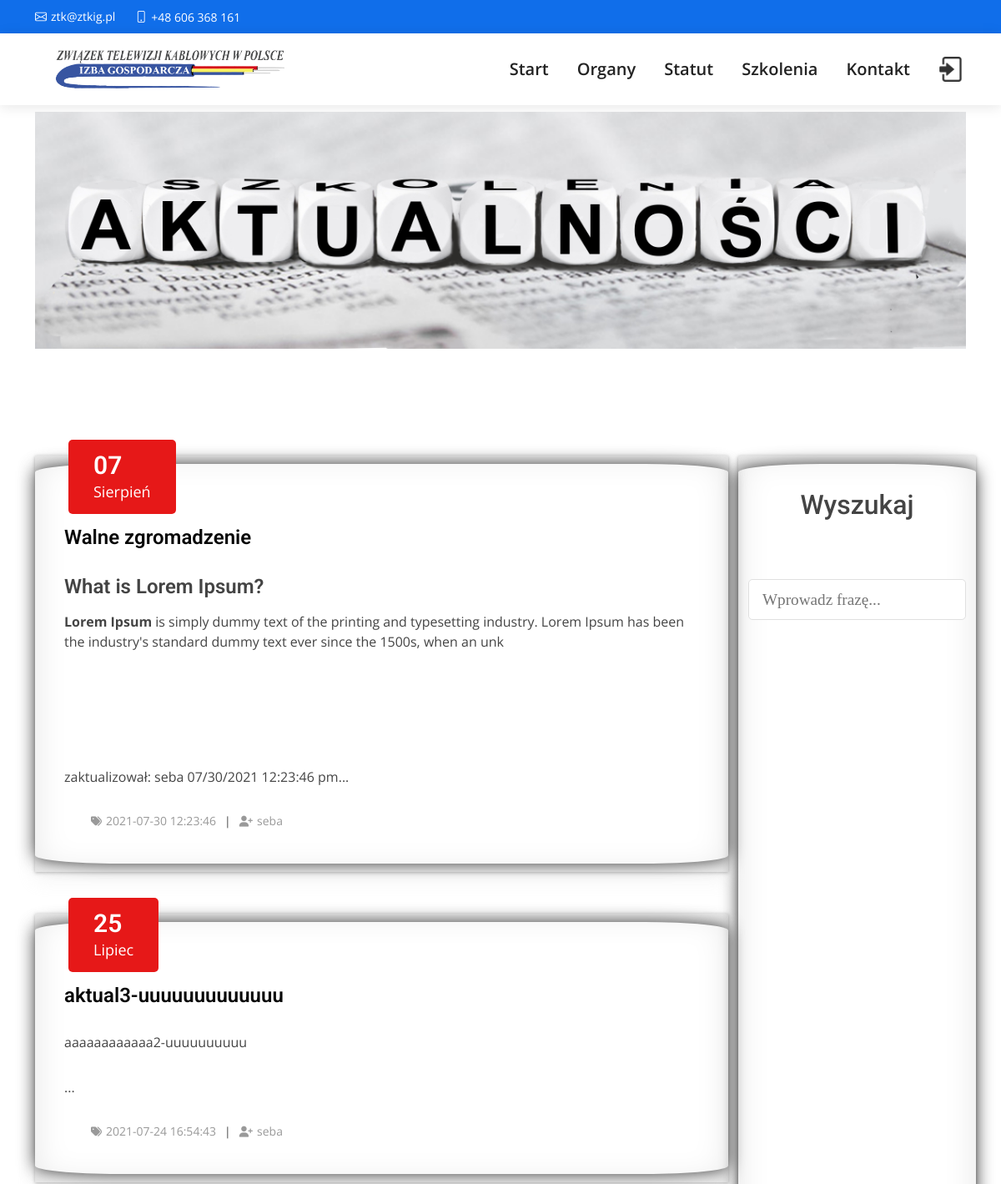
Page /aktual.php (upper part) on the earlier database version.
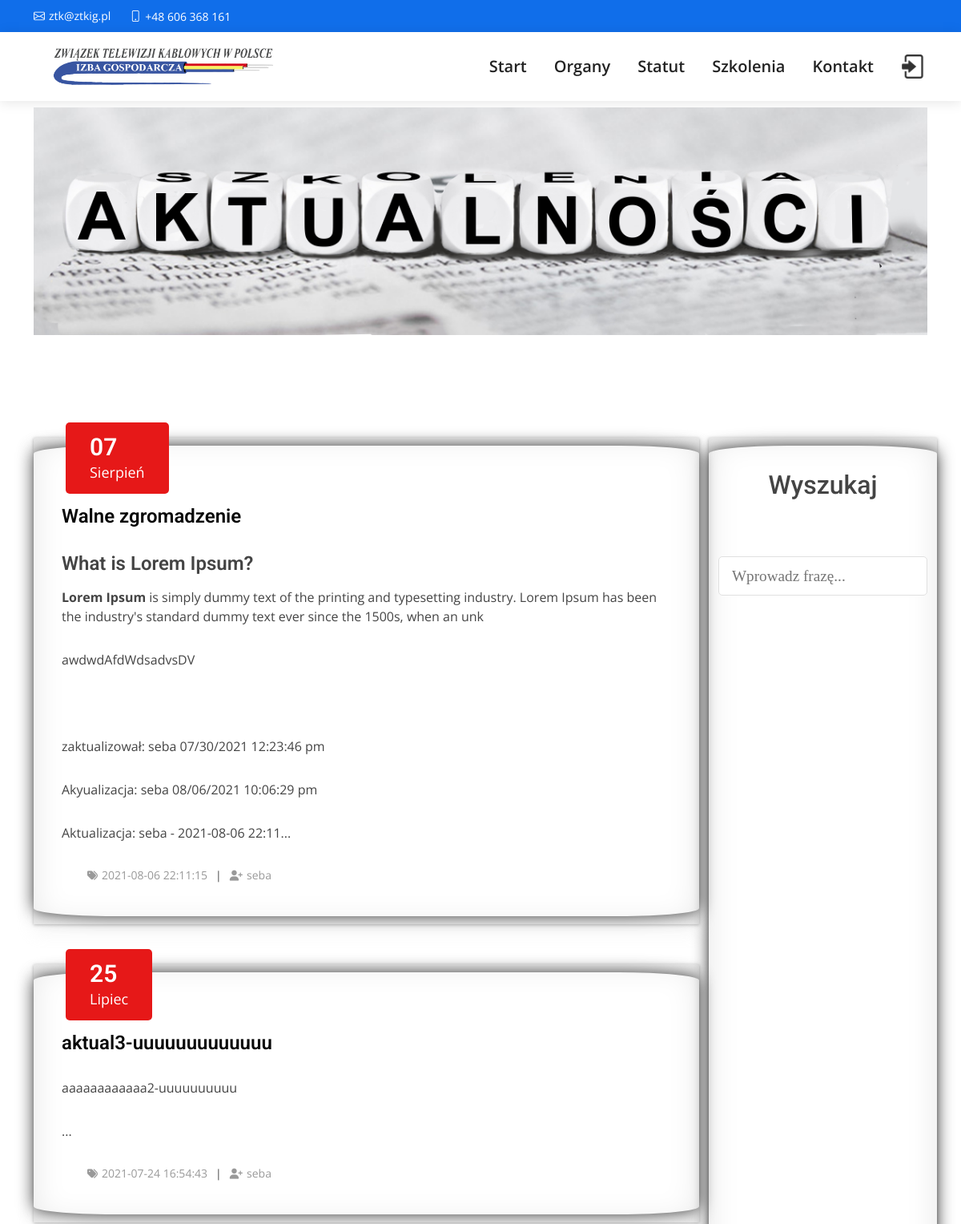
Same page on the later database version.
### tables this page shows
CREATE TABLE `news` (
  `id` int(11) NOT NULL,
  `title` text NOT NULL,
  `term` date NOT NULL,
  `body` text NOT NULL,
  `published` tinyint(4) NOT NULL,
  `author` varchar(255) NOT NULL,
  `create_at` datetime NOT NULL DEFAULT '0000-00-00 00:00:00' ON UPDATE current_timestamp()
);

### app/database/db.php (called while the page is built, shortened)
<?php
require('connect.php');
function executeQuery($sql, $data)
{
    global $conn;
    $stmt = $conn->prepare($sql);
    $values = array_values($data);
    $types = str_repeat('s', count($values));
    $stmt->bind_param($types, ...$values);
    $stmt->execute();
    return $stmt;
}
function getPublishedNews()
{
    $sql = "SELECT n.* FROM news AS n  WHERE n.published=?  ORDER BY term DESC";
    $stmt = executeQuery($sql, ['published' => 1]);
    $records = $stmt->get_result()->fetch_all(MYSQLI_ASSOC);
    return $records;
}

### aktual.php (the view, shortened to what this page needs)
<?php
$news = array();
if (isset($_GET['n_id'])) {
  $news = getNewsByTopicId($_GET['m_id']);
 $newsTitle = "You searched for posts under '" . $_GET['name'] . "'";
} else if (isset($_POST['search-term'])) {
  $newsTitle = "You searched for '" . $_POST['search-term'] . "'";
  $news = searchNews($_POST['search-term']);
} else {
  $news = getPublishedNews();
}
?>
<!DOCTYPE html>
<html lang="pl">
<head>
  <link href="assets/vendor/aos/aos.css" rel="stylesheet">
  <link href="assets/vendor/bootstrap/css/bootstrap.min.css" rel="stylesheet">
  <link href="assets/vendor/bootstrap-icons/bootstrap-icons.css" rel="stylesheet">
  <link href="assets/vendor/boxicons/css/boxicons.min.css" rel="stylesheet">
  <link href="assets/vendor/glightbox/css/glightbox.min.css" rel="stylesheet">
  <link href="assets/vendor/swiper/swiper-bundle.min.css" rel="stylesheet">
  <link href="/assets/vendor/fontawesome-all.min.css" rel="stylesheet">
  <link href="assets/css/style.css" rel="stylesheet">
  <link href="assets/css/style2.css" rel="stylesheet">
  <link href="assets/css/szkolenia.css" rel="stylesheet">
</head>
<body>
  <main id="main">
        <?php
            require("./includes/header.php");
            $m_en = array("01", "02", "03", "04", "05", "06", "07", "08", "09", "10", "11", "12");
            $m_pol = array("Styczeń", "Luty", "Marzec", "Kwiecień", "Maj", "Czerwiec", "Lipiec", "Sierpień", "Wrzesień", "Październik", "Listopad", "Grudzień");
        ?>
        <div class="slider-area">
            <div class="slider-bg3  d-flex align-items-center"  >
                <div class="container">
                    <div class="row justify-content-center ">
                        <div class="col-xl-12">
                        <img src="./assets//img/aktualnosci.png" class="img-fluid" alt="aktualności ZTKIG">
                        </div>
                    </div>
                </div>
            </div>
        </div>
        <section class="blog_area section-padding" >
            <div class="container cont">
                <div class="row rrr">
                    <div class="col-lg-9 ">
                        <div class="blog_left_sidebar"  >
                            <?php foreach ($news as $new): ?>
                                    <article class="blog_item">
                                            <div class="blog_item_img" >
                                                <?php
                                                $d = substr($new['term'], 8,2) ;
                                                $dd = substr($new['term'], 5,2) ;
                                                $m = str_replace($m_en, $m_pol, $dd);
                                                ?>
                                                <a href="#" class="blog_item_date" >
                                                    <h3><?php echo $d ?></h3>
                                                    <p><?php echo $m ?></p>
                                                </a>
                                            </div>
                                            <div class="blog_details">
                                                <a class="d-inline-block" href="blog_details.html">
                                                    <h2 class="blog-head" style="color: #2d2d2d;">
                                                    <a href="single_a.php?id=<?php echo $new['id']; ?>"><?php echo $new['title']; ?></a>
                                                    </h2>
                                                </a>
                                                <p>
                                                <?php echo html_entity_decode(substr($new['body'], 0, 1000) . '...'); ?>
                                                </p>
                                                <ul class="blog-info-link">
                                                    <li><a href="#"><i class="fas fa-tags"></i><?php echo $new['create_at'] ?></a></li>
                                                    <li><a href="#"><i class="fas fa-user-plus"></i><?php echo $new['author'] ?></a></li>
                                                </ul>
                                            </div>
                                    </article>
                            <?php endforeach; ?>
                        </div>
                    </div>
                    <div class="col-lg-3 blog_item">
                        <div class="search" id="search" name="search">
                                <h2 class="section-title">Wyszukaj</h2>
                                <form action="szkolenia.php" method="post">
                                    <input type="text" name="search-term" class="text-input" placeholder="Wprowadz frazę...">
                                </form>
                        </div>
                    </div>
                </div>
            </div>
        </section>
  </main>
  <?php
     require("./includes/footer.php")
 ?>
</body>
</html>

### includes/header.php (shortened to what this page needs)
<section id="topbar" class="d-flex align-items-center">
    <div class="container d-flex justify-content-center justify-content-md-between">
      <div class="contact-info d-flex align-items-center">
        <i class="bi bi-envelope d-flex align-items-center"><a href="mailto:ztk@ztkig.pl">ztk@ztkig.pl</a></i>
        <i class="bi bi-phone d-flex align-items-center ms-4" href="tel:+48 606 368 161"><span>+48 606 368 161</span></i>
      </div>
    </div>
  </section>
<header id="header" class="d-flex align-items-center">
    <div class="container d-flex align-items-center justify-content-between">
      <div class="container">
        <a class="navbar-brand" href="index.php">
          <img src="assets/img/ztkig/logo_transparent.png"   alt="" width="300" height="50">
        </a>
      </div>
      <nav id="navbar" class="navbar">
        <ul>
          <li><a class="nav-link" href="<?php echo BASE_URL . '/index.php' ?>">Start</a></li>
          <li><a class="nav-link " href="organy.php">Organy</a></li>
          <li><a class="nav-link " href="statut.php">Statut</a></li>
          <li><a class="nav-link " href="szkolenia.php">Szkolenia</a></li>
          <li><a class="nav-link " href="index.php#contact">Kontakt</a></li>
          <?php if (isset($_SESSION['id'])): ?>
        <li>
          <a href="#">
            <i class="fa fa-user"></i>
            <?php echo $_SESSION['username']; ?>
            <i class="fa fa-chevron-down" style="font-size: .8em;"></i>
          </a>
          <ul>
            <?php if($_SESSION['admin']): ?>
              <li><a href="<?php echo BASE_URL . '/admin/dashboard.php' ?>">Panel</a></li>
            <?php endif; ?>
            <li><a href="<?php echo BASE_URL . '/logout.php' ?>" class="logout">Wyloguj</a></li>
          </ul>
        </li>
      <?php else: ?>
        <li>
          <a href="<?php echo BASE_URL . '/login.php' ?>">
          <img src="<?php echo BASE_URL . '/assets/img/Login-256.png' ?>" width="30" height="30" alt="">
          </a>
        </li>
      <?php endif; ?>
        </ul>
      </nav>
    </div>
  </header>

### includes/footer.php (shortened to what this page needs)
<br>

### assets/css/style.css (style rules this page uses)
body { font-family: "Open Sans", sans-serif; color: #444444; }
a { color: #106eea; text-decoration: none; }
h1, h2, h3, h4, h5, h6 { font-family: "Roboto", sans-serif; }
#topbar { background: #106eea; height: 40px; font-size: 14px; transition: all 0.5s; color: #fff; padding: 0; }
#topbar .contact-info i { font-style: normal; color: #fff; }
#topbar .contact-info i a, #topbar .contact-info i span { padding-left: 5px; color: #fff; }
#topbar .contact-info i a { line-height: 0; transition: 0.3s; transition: 0.3s; }
#header { background: #fff; transition: all 0.5s; z-index: 997; height: 86px; box-shadow: 0px 2px 15px rgba(0, 0, 0, 0.1); }
.navbar { padding: 0; }
.navbar ul { margin: 0; padding: 0; display: flex; list-style: none; align-items: center; }
.navbar li { position: relative; }
.navbar > ul > li { white-space: nowrap; padding: 10px 0 10px 28px; }
.navbar a { display: flex; align-items: center; justify-content: space-between; padding: 0 3px; font-size: 20px; font-weight: 600; color: #222222; white-space: nowrap; transition: 0.3s; position: relative; }
.navbar > ul > li > a:before { content: ""; position: absolute; width: 100%; height: 2px; bottom: -6px; left: 0; background-color: #106eea; visibility: hidden; width: 0px; transition: all 0.3s ease-in-out 0s; }
section { padding: 5px 0 20px 0; overflow: hidden; }
.section-title { text-align: center; padding-top: 30px; padding-bottom: 60px; }

### assets/css/szkolenia.css (style rules this page uses)
.slider-bg3 { min-height: 300px; }
.blog_area a { color: gr, sans-serif !important; text-decoration: none; transition: .4s }
.section-padding { padding-top: 120px; padding-bottom: 120px }
.blog_item { margin-bottom: 50px; position:relative; -webkit-box-shadow:0 1px 4px rgba(0, 0, 0, 0.3), 0 0 40px rgba(0, 0, 0, 0.1) inset; -moz-box-shadow:0 1px 4px rgba(0, 0, 0, 0.3), 0 0 40px rgba(0, 0, 0, 0.1) inset; box-shadow:0 1px 4px rgba(0, 0, 0, 0.3), 0 0 40px rgba(0, 0, 0, 0.1) inset; }
.blog_item:before, .blog_item:after { content:""; position:absolute; z-index:-1; -webkit-box-shadow:0 0 20px rgba(0,0,0,0.8); -moz-box-shadow:0 0 20px rgba(0,0,0,0.8); box-shadow:0 0 20px rgba(0,0,0,0.8); top:10px; bottom:10px; left:0; right:0; -moz-border-radius:100px / 10px; border-radius:100px / 10px; }
.blog_item:after { right:10px; left:auto; -webkit-transform:skew(8deg) rotate(3deg); -moz-transform:skew(8deg) rotate(3deg); -ms-transform:skew(8deg) rotate(3deg); -o-transform:skew(8deg) rotate(3deg); transform:skew(8deg) rotate(3deg); }
.blog_item_img { position: relative; }
.blog_item_img .blog_item_date { position: absolute; bottom: -10px; left: 10px; display: block; color: #fff; background-color: #E61818; padding: 8px 15px; border-radius: 5px }
@media (min-width: 768px) { .blog_item_img .blog_item_date { bottom: -70px; left: 40px; padding: 13px 30px; } }
.blog_item_img .blog_item_date h3 { font-size: 22px; font-weight: 600; color: #fff; margin-bottom: 0; line-height: 1.2 }
@media (min-width: 768px) { .blog_item_img .blog_item_date h3 { font-size: 30px } }
.blog_item_img .blog_item_date p { font-size: 18px; margin-bottom: 0; color: #fff }
@media (min-width: 768px) { .blog_item_img .blog_item_date p { font-size: 18px } }
.blog_details { padding: 30px 0 20px 10px; box-shadow: 0px 10px 20px 0px rgba(221, 221, 221, 0.3) }
@media (min-width: 768px) { .blog_details { padding: 60px 30px 35px 35px } }
.blog_details p { margin-bottom: 30px }
.blog_details a { color: #080808 }
.blog_details h2 { font-size: 18px; font-weight: 600; margin-bottom: 8px }
@media (min-width: 768px) { .blog_details h2 { font-size: 24px; margin-bottom: 15px } }
.blog-info-link li { float: left; font-size: 14px; list-style-type: none; }
.blog-info-link li a { color: #999999 }
.blog-info-link li i, .blog-info-link li span { font-size: 13px; margin-right: 5px }
.blog-info-link li::after { content: "|"; padding-left: 10px; padding-right: 10px }
.blog-info-link li:last-child::after { display: none }
.blog-info-link::after { content: ""; display: block; clear: both; display: table }
.text-input { padding: 0.7rem 1rem; display: block; width: 100%; border-radius: 5px; border: 1px solid #e0e0e0; outline: none; color: #444; line-height: 1.5rem; font-size: 1.2em; font-family: "Lora", serif; }
.section-title { margin: 10px 10px 10px 10px; }

Differences in the rows shown:
changed news "Walne zgromadzenie": body "…1500s, when an unk zaktualizował: seba 07/30/2021 12:23:46 pm..." → "…1500s, when an unk awdwdAfdWdsadvsDV zaktualizował: seba 07/30/2021 12:23:46 pm Akyualizacja: seba 08/06/2021 10:06:29 pm Aktualizacja: seba - 2021-08-06 22:11..."; create_at "2021-07-30 12:23:46" → "2021-08-06 22:11:15"
